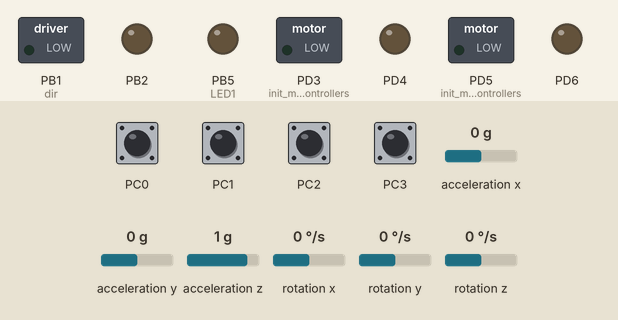
Simulated run of this program. Board: ATmega328P, built with avr-gcc and emulated at 12 MHz. Shown: switched loads named in the program (green lamp = pin HIGH), output pins drawn as LEDs (lit = HIGH). Wiring (inferred from the names in the program): MPU-6050 motion sensor at I2C address 0x68. Dashed ring = blinking. The test bench sets the inputs (shaded band); at power-on: PC0–3 HIGH, acceleration x 0 g, acceleration y 0 g, acceleration z 1 g, rotation x 0 °/s, rotation y 0 °/s, rotation z 0 °/s. What the program prints to the serial monitor is not drawn.

Above: at 0.2 s.
At 1.2 s:
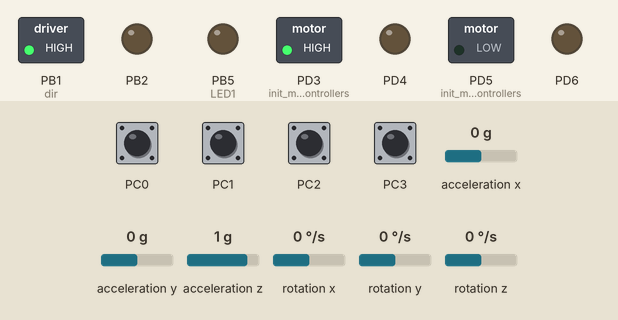
1.3 s: acceleration x set to -1.4 g
At 2.2 s:
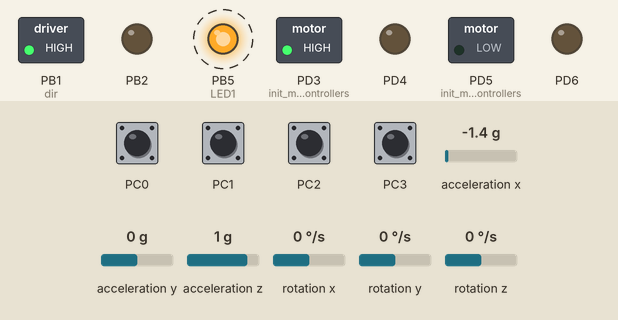
4.3 s: PC0 pulled LOW for 0.15 s
6.9 s: PC1 pulled LOW for 0.15 s
8.9 s: PC2 pulled LOW for 0.15 s
10.9 s: PC3 pulled LOW for 0.15 s
12.9 s: acceleration y set to -1.4 g
Timing chart, 0 to 15.9 s (numbered marks = the images above; inputs shaded):
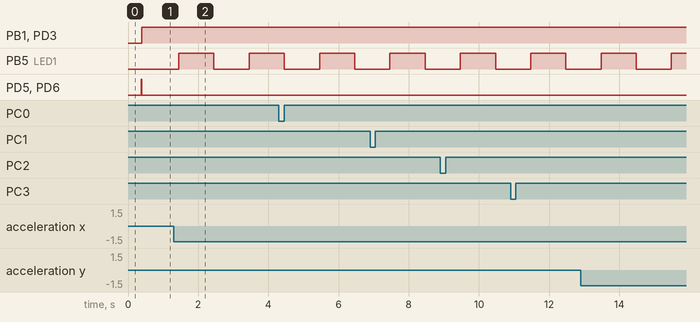

The program:

main.c
```c
#define ENABLE_MPU6050
#define DEBUG
#define USE_KALMAN
#define USE_ENCODERS

#include <avr/io.h>
#include <avr/interrupt.h>
#include <avr/eeprom.h>
#include <util/delay.h>

#include "common.h"
#include "simpletask.h"

#include "peripheral/uart.h"
#include "peripheral/i2c.h"
#include "peripheral/mpu6050.h"
#include "peripheral/motors.h"
#include "peripheral/led.h"
#ifdef USE_ENCODERS
#include "peripheral/encoders.h"
#endif

#include "algorithms/pid.h"
#ifdef USE_KALMAN
#include "algorithms/kalman.h"
#endif

#ifdef USE_KALMAN
kalman_filter_t kalman;
#endif
pid_regulator_t PID_angle;
#ifdef USE_ENCODERS
pid_regulator_t PID_speed;
#endif

uint8_t motor_gain[2] = {0};
uint8_t dead_zone[2] = {0};

#ifdef DEBUG
int16_t motor_speed_override = -1;
#endif

void task_process_commands(void *arg);
void task_send_data(void *arg);
void task_update_motors(void *arg);
void task_update_sensors(void *arg);
void task_heartbeat(void *arg);

typedef struct {

    struct {
        float roll, pitch;
    } filtered;

    struct {
        float roll, pitch;
    } raw;

    struct {
        uint16_t p, i, d;
    } speed_PID;

    struct {
        uint16_t p, i, d;
    } angle_PID;

    float angle_PID_output;
    float speed_PID_output;
    uint8_t motor_gain[2], dead_zone[2];
    int32_t encoders[2];
} robot_data_packet_t;

#ifndef USE_KALMAN
struct complementary_t {

    float filter_xterm[3];
    float filter_yterm[3];

    float x_angle;
    float y_angle;
} complementary;

void second_order_complementary_filter(float acc_x, float acc_y, float gyro_x, float gyro_y)
{
#define timeConstant 0.1

    complementary.filter_xterm[0] = (acc_x - complementary.x_angle) * timeConstant * timeConstant;
    complementary.filter_yterm[0] = (acc_y - complementary.y_angle) * timeConstant * timeConstant;
    complementary.filter_xterm[2] = (dt * complementary.filter_xterm[0]) + complementary.filter_xterm[2];
    complementary.filter_yterm[2] = (dt * complementary.filter_yterm[0]) + complementary.filter_yterm[2];
    complementary.filter_xterm[1] = complementary.filter_xterm[2] + (acc_x - complementary.x_angle) * 2 * timeConstant + gyro_x;
    complementary.filter_yterm[1] = complementary.filter_yterm[2] + (acc_y - complementary.y_angle) * 2 * timeConstant + gyro_y;
    complementary.x_angle = (dt * complementary.filter_xterm[1]) + complementary.x_angle;
    complementary.y_angle = (dt * complementary.filter_yterm[1]) + complementary.y_angle;
}
#endif

void task_process_commands(void *arg) {
    (void)arg;

    command_packet_t cmd;
    if (usart_get_packet(&cmd) == RET_OK) {
    //uint8_t data;
    //if (usart_getchar(&data) == 0) {

        // Got data
        switch (cmd.command) {
#ifdef DEBUG
            case CMD_SET_MOTOR_SPEED:
                motor_speed_override = cmd.value;
                break;
#endif
            case CMD_SET_MOTOR1_GAIN:
                motor_gain[0] = cmd.value;
                eeprom_update_byte((uint8_t*)EEPROM_MOTOR1_GAIN, motor_gain[0]);
                break;
            case CMD_SET_MOTOR1_DEAD_ZONE:
                dead_zone[0] = cmd.value;
                eeprom_update_byte((uint8_t*)EEPROM_MOTOR1_DEAD_ZONE, dead_zone[0]);
                break;
            case CMD_SET_MOTOR2_GAIN:
                motor_gain[1] = cmd.value;
                eeprom_update_byte((uint8_t*)EEPROM_MOTOR2_GAIN, motor_gain[1]);
                break;
            case CMD_SET_MOTOR2_DEAD_ZONE:
                dead_zone[1] = cmd.value;
                eeprom_update_byte((uint8_t*)EEPROM_MOTOR2_DEAD_ZONE, dead_zone[1]);
                break;

            case CMD_SET_PID_ANGLE_P:
                pid_set_tunings(&PID_angle, cmd.value, PID_angle.Ki, PID_angle.Kd);
                eeprom_update_word((uint16_t*)EEPROM_PID_P, PID_angle.Kp);
                break;
            case CMD_SET_PID_ANGLE_I:
                pid_set_tunings(&PID_angle, PID_angle.Kp, cmd.value, PID_angle.Kd);
                eeprom_update_word((uint16_t*)EEPROM_PID_I, PID_angle.Ki);
                break;
            case CMD_SET_PID_ANGLE_D:
                pid_set_tunings(&PID_angle, PID_angle.Kp, PID_angle.Ki, cmd.value);
                eeprom_update_word((uint16_t*)EEPROM_PID_D, PID_angle.Kd);
                break;

            case CMD_SET_PID_SPEED_P:
                pid_set_tunings(&PID_speed, cmd.value, PID_speed.Ki, PID_speed.Kd);
                eeprom_update_word((uint16_t*)EEPROM_PID2_P, PID_speed.Kp);
                break;
            case CMD_SET_PID_SPEED_I:
                pid_set_tunings(&PID_speed, PID_speed.Kp, cmd.value, PID_speed.Kd);
                eeprom_update_word((uint16_t*)EEPROM_PID2_I, PID_speed.Ki);
                break;
            case CMD_SET_PID_SPEED_D:
                pid_set_tunings(&PID_speed, PID_speed.Kp, PID_speed.Ki, cmd.value);
                eeprom_update_word((uint16_t*)EEPROM_PID2_D, PID_speed.Kd);
                break;
            default:
                break;
        }
    }
}

void load_settings(void) {

    /* Read PID settings */
    {
        uint16_t tmp;
        uint16_t p = 0;
        uint16_t i = 0;
        uint16_t d = 0;
        tmp = eeprom_read_word((uint16_t*)EEPROM_PID_P);
        if (tmp != UINT16_MAX) p = tmp;

        tmp = eeprom_read_word((uint16_t*)EEPROM_PID_I);
        if (tmp != UINT16_MAX) i = tmp;

        tmp = eeprom_read_word((uint16_t*)EEPROM_PID_D);
        if (tmp != UINT16_MAX) d = tmp;

        pid_set_tunings(&PID_angle, p, i, d);

        p = i = d = 0;
        tmp = eeprom_read_word((uint16_t*)EEPROM_PID2_P);
        if (tmp != UINT16_MAX) p = tmp;

        tmp = eeprom_read_word((uint16_t*)EEPROM_PID2_I);
        if (tmp != UINT16_MAX) i = tmp;

        tmp = eeprom_read_word((uint16_t*)EEPROM_PID2_D);
        if (tmp != UINT16_MAX) d = tmp;

        pid_set_tunings(&PID_speed, p, i, d);
    }

    /* Read Motor settings */
    {
        uint8_t tmp;
        tmp = eeprom_read_byte((uint8_t*)EEPROM_MOTOR1_GAIN);
        if (tmp != UINT8_MAX) motor_gain[0] = tmp;

        tmp = eeprom_read_byte((uint8_t*)EEPROM_MOTOR1_DEAD_ZONE);
        if (tmp != UINT8_MAX) dead_zone[0] = tmp;

        tmp = eeprom_read_byte((uint8_t*)EEPROM_MOTOR2_GAIN);
        if (tmp != UINT8_MAX) motor_gain[1] = tmp;

        tmp = eeprom_read_byte((uint8_t*)EEPROM_MOTOR2_DEAD_ZONE);
        if (tmp != UINT8_MAX) dead_zone[1] = tmp;
    }
}

mpu6050_sensor_data_t sensor_data_previous;
void task_update_sensors(void *arg) {
    (void)arg;

#ifdef ENABLE_MPU6050
    mpu6050_sensor_data_t tmp;
    float roll = 0;
    float x_rad_sec = 0;
    for (int i=0; i < 5; i++) {
        mpu6050_get_sensor_data(&tmp);
        mpu6050_get_euler_angles(&tmp, &tmp.org.roll, &tmp.org.pitch);
        roll += tmp.org.roll;
        x_rad_sec += sensor_data_previous.gyroscope.x_rad_sec;
    }

    roll /= 5;
    x_rad_sec /= 5;

    sensor_data_previous = tmp;

    float angle_set = 0; // Wanted
    float angle_cur = 0; // Current
#ifdef USE_ENCODERS
    int32_t left = encoders_get(ENCODER_LEFT);
    int32_t right = encoders_get(ENCODER_RIGHT);

    float speedAvg = (left+right)/2.0f;
    if (speedAvg < 500) {
        pid_calculate(&PID_speed, 0, speedAvg/100.0, DATA_DELTA_TIME);
        angle_set = -PID_speed.output;
    } else {

        // Give up and update reference point
        encoders_reset();
    }
#endif

#ifdef USE_KALMAN
    kalman_calculate(&kalman, roll, -x_rad_sec, DATA_DELTA_TIME);
    angle_cur = kalman.angle;
#else
    second_order_complementary_filter(lastSensorData.org.roll,
                                      lastSensorData.org.pitch,
                                      lastSensorData.gyroscope.x_rad_sec,
                                      lastSensorData.gyroscope.y_rad_sec);
    angleCur = complementary.x_angle;
#endif

    pid_calculate(&PID_angle, angle_set, angle_cur, DATA_DELTA_TIME);
#endif

    task_update_motors(NULL);
}

void task_send_data(void *arg) {
    (void)arg;

    robot_data_packet_t pkg;

    pkg.angle_PID.p = PID_angle.Kp;
    pkg.angle_PID.i = PID_angle.Ki;
    pkg.angle_PID.d = PID_angle.Kd;

    pkg.speed_PID.p = PID_speed.Kp;
    pkg.speed_PID.i = PID_speed.Ki;
    pkg.speed_PID.d = PID_speed.Kd;

#ifdef USE_KALMAN
    pkg.filtered.roll = kalman.angle;
    pkg.filtered.pitch = kalman.bias;
#else
    pkg.filtered.roll = complementary.x_angle;
    pkg.filtered.pitch = complementary.y_angle;
#endif
    pkg.raw.roll = sensor_data_previous.org.roll;
    pkg.raw.pitch = sensor_data_previous.org.pitch;

    //pkg.anglePid = anglePID.output;
    pkg.motor_gain[0] = motor_gain[0];
    pkg.motor_gain[1] = motor_gain[1];
    pkg.dead_zone[0] = dead_zone[0];
    pkg.dead_zone[1] = dead_zone[1];

    pkg.encoders[0] = encoders_get(ENCODER_LEFT);
    pkg.encoders[1] = encoders_get(ENCODER_RIGHT);

    pkg.speed_PID_output = PID_speed.output;
    usart_send_packet((uint8_t *)&pkg, sizeof(robot_data_packet_t));
}

void task_heartbeat(void *arg) {
    (void)arg;

    led_toggle(LED1);
}

void task_update_motors(void *arg) {
    (void)arg;

    float throttle = fabsf(PID_angle.output);

    float motor1Pwr = (1.0 + ((float)motor_gain[0]/100.0)) * throttle + dead_zone[0];
    float motor2Pwr = (1.0 + ((float)motor_gain[1]/100.0)) * throttle + dead_zone[1];

    e_motor_dir dir = PID_angle.output > 0 ? REVERSE : FORWARD;

#ifdef DEBUG
    if (motor_speed_override >= 0) {
        motor1Pwr = motor_speed_override;
        motor2Pwr = motor_speed_override;
        dir = FORWARD;
    }
#endif

    update_motors(motor1Pwr, motor2Pwr, dir, dir);
}

void init(void) {

    // Disable interrupts
    cli();

    simpletask_init();

    led_init();

    usart_init();

#ifdef USE_ENCODERS
    encoders_init();
#endif

#ifdef ENABLE_MPU6050
    i2c_init();
    _delay_us(10);

    mpu6050_init();

    // Give it some time to initialize
    _delay_ms(100);

    mpu6050_calibrate_gyro(); // takes ~ 1 second
#endif

    init_motor_controllers();

    // Enable interrupts
    sei();

    pid_init(&PID_angle);
#ifdef USE_ENCODERS
    pid_init(&PID_speed);
#endif
#ifdef USE_KALMAN
    kalman_init(&kalman);
#endif

    load_settings();
}

int main(void) {

    init();

    simpletask_add(task_process_commands, 500);
    simpletask_add(task_update_sensors, 10);
    //simpletask_add(task_update_motors, 15);
    simpletask_add(task_send_data, 125);
    simpletask_add(task_heartbeat, 1000);

    while (1) {
        simpletask_run();
    }

	return 0; // never reached
}
```

kalman.c
```c
#include "kalman.h"
#include "string.h"

void kalman_init(kalman_filter_t *filter) {

    memset(filter, 0, sizeof(kalman_filter_t));

    filter->qAngle = 0.001f;
    filter->qBias = 0.003f;
    filter->rMeasure = 0.03f;

    filter->bias = 0.0f;
    filter->angle = 0.0f;

    filter->P[0][0] = 0.0f;
    filter->P[0][1] = 0.0f;
    filter->P[1][0] = 0.0f;
    filter->P[1][1] = 0.0f;
}

void kalman_calculate(kalman_filter_t *filter, float newAngle, float newRate, float dt) {

    filter->rate = newRate - filter->bias;
    filter->angle += dt * filter->rate;

    filter->P[0][0] += dt * (dt*filter->P[1][1] - filter->P[0][1] - filter->P[1][0] + filter->qAngle);
    filter->P[0][1] -= dt * filter->P[1][1];
    filter->P[1][0] -= dt * filter->P[1][1];
    filter->P[1][1] += filter->qBias * dt;

    // Discrete Kalman filter measurement update equations - Measurement Update ("Correct")
    // Calculate Kalman gain - Compute the Kalman gain
    /* Step 4 */
    float S = filter->P[0][0] + filter->rMeasure; // Estimate error
    /* Step 5 */
    float K[2]; // Kalman gain - This is a 2x1 vector
    K[0] = filter->P[0][0] / S;
    K[1] = filter->P[1][0] / S;

    // Calculate angle and bias - Update estimate with measurement zk (newAngle)
    /* Step 3 */
    float y = newAngle - filter->angle; // Angle difference
    /* Step 6 */
    filter->angle += K[0] * y;
    filter->bias += K[1] * y;

    // Calculate estimation error covariance - Update the error covariance
    /* Step 7 */
    float P00_temp = filter->P[0][0];
    float P01_temp = filter->P[0][1];

    filter->P[0][0] -= K[0] * P00_temp;
    filter->P[0][1] -= K[0] * P01_temp;
    filter->P[1][0] -= K[1] * P00_temp;
    filter->P[1][1] -= K[1] * P01_temp;
}
```

kalman.h
```c
#ifndef KALMAN_H
#define KALMAN_H

#include <stdint.h>

typedef struct {

    float qAngle;
    float qBias;
    float rMeasure;

    float angle; // out
    float bias;
    float rate;

    float P[2][2];

} kalman_filter_t;

void kalman_init(kalman_filter_t *filter);
void kalman_calculate(kalman_filter_t *filter, float newAngle, float newRate, float dt);

#endif /* KALMAN_H */
```

pid.c
```c
#include "pid.h"
#include "string.h"

void pid_reset_integrator(pid_regulator_t *pid) {

    pid->sumError = 0;
    pid->lastValue = 0;
}

void pid_init(pid_regulator_t *pid) {

    memset(pid, 0, sizeof(pid_regulator_t));

    pid->output = 0;
    pid->lastValue = 0;
    pid->sumError = 0;

    pid_set_tunings(pid, 5, 0, 0);
}

void pid_set_tunings(pid_regulator_t *pid, pid_short_int Kp, pid_short_int Ki, pid_short_int Kd) {

    pid->Kp = Kp;
    pid->Ki = Ki;
    pid->Kd = Kd;

    //pid->maxError = MAX_INT / (pid->Kp + 1);
    //pid->maxSumError = MAX_I_TERM / (pid->Ki + 1);

    pid_reset_integrator(pid);
}


void pid_calculate(pid_regulator_t *pid, pid_short_int desired, pid_short_int actual, float dt) {
    (void)dt;

#ifdef USE_SIMPLE_PID
    /* Update PID values */

    float Kp = pid->Kp / 10.0f;
    float Ki = pid->Ki / 10.0f;
    float Kd = pid->Kd / 10.0f;
    /*
    float error = desired - actual;
    float pTerm = Kp * error;
    pid->sumError += Ki * 100.0f * error * dt; // Multiplication with Ki is done before integration limit, to make it independent from integration limit value
    if (pid->sumError < -100.0f) {
        pid->sumError = -100.0f;
    }
    else if (pid->sumError > 100.0f) {
        pid->sumError = 100.0f;
    }
    float dTerm = (Kd / 100.0f) * (error - pid->lastValue) / dt;
    pid->lastValue = error;
    pid->output = pTerm + pid->sumError + dTerm;
    */

    float error = desired - actual;
    float pTerm = Kp * error;
    pid->sumError += error;
#define GUARD_GAIN 50
    if (pid->sumError < -GUARD_GAIN) {
        pid->sumError = -GUARD_GAIN;
    }
    else if (pid->sumError > GUARD_GAIN) {
        pid->sumError = GUARD_GAIN;
    }
    float iTerm = Ki * pid->sumError;
    float dTerm = Kd * (error - pid->lastValue);
    pid->lastValue = error;

    float tmp = (pTerm + iTerm + dTerm);
    if (tmp > 255) {
        tmp = 255;
    } else if (tmp < -255) {
        tmp = -255;
    }
    pid->output = tmp;
#else
    pid_short_int pTerm, dTerm;
    pid_long_int iTerm;
    pid_short_int error = desired - actual;

    if (error > pid->maxError) {

        pTerm = MAX_INT;
    } else if (error < -pid->maxError) {

        pTerm = -MAX_INT;
    } else {

        pTerm = pid->Kp * error;
    }

    pid_long_int tmp = pid->sumError + error;
    if (tmp > pid->maxSumError) {
        iTerm = MAX_I_TERM;
        pid->sumError = pid->maxSumError;
    } else if (tmp < -pid->maxSumError) {

        iTerm = -MAX_I_TERM;
        pid->sumError = -pid->maxSumError;
    } else {

        pid->sumError = tmp;
        iTerm = pid->Ki * pid->sumError;
    }

    dTerm = pid->Kd * (pid->lastValue - actual);

    pid->lastValue = actual;

    tmp = (pTerm + iTerm + dTerm) / SCALING_FACTOR;
    if (tmp > MAX_INT) {
        tmp = MAX_INT;
    }
    else if (tmp < -MAX_INT) {

        tmp = -MAX_INT;
    }

    pid->output = tmp;
#endif
}
```

pid.h
```c
#ifndef PID_H
#define PID_H

#include <stdint.h>

#define USE_FLOAT_PID
#define USE_SIMPLE_PID

#define SCALING_FACTOR  (128)

#ifdef USE_FLOAT_PID
#define MAX_INT         INT16_MAX
#define MAX_LONG        INT16_MAX
#else
#define MAX_INT         INT16_MAX
#define MAX_LONG        INT32_MAX
#endif

#define MAX_I_TERM      (MAX_LONG / 2)

#ifdef USE_FLOAT_PID
typedef float pid_short_int;
typedef double pid_long_int;
#else
typedef int16_t pid_short_int;
typedef int32_t pid_long_int;
#endif

typedef struct {

    pid_short_int output;

    pid_short_int lastValue;

    pid_long_int sumError;
    pid_short_int maxError;
    pid_long_int maxSumError;

    // Tuning contants
    pid_short_int Kp, Ki, Kd;
} pid_regulator_t;

void pid_init(pid_regulator_t *pid);
void pid_calculate(pid_regulator_t *pid, pid_short_int desired, pid_short_int actual, float dt);
void pid_set_tunings(pid_regulator_t *pid, pid_short_int Kp, pid_short_int Ki, pid_short_int Kd);
#endif /* PID_H */
```

common.h
```c
#ifndef COMMON_H
#define COMMON_H

/*
    Pin Configuration

    PD0 - UART RX
    PD1 - UART TX
    PD2 - Encoder 1 Interrupt
    PD3 - Encoder 2 Interrupt
    PD4 - Motor1 B
    PD5 - PWM 1
    PD6 - PWM 2

    PB1 - Motor2 A
    PB2 - Motor2 B
    PB3 - Motor1 A
    PB5 - Led 1
    PB6 - Encoder 1 B
    PB7 - Encoder 2 B

    PC0 - Encoder 1 A
    PC1 - Encoder 1 B
    PC2 - Encoder 2 A
    PC3 - Encoder 2 B

    PC4 - I2C SCL
    PC5 - I2C SDA
 */

#define DATA_DELTA_TIME (0.01) // 10ms loop

#define RAD_TO_DEG(rad) (57.296f * rad)
#define DEG_TO_RAD(deg) (0.01745f * deg)

#define RET_OK      (0)
#define RET_ERROR   (-1)

typedef enum {
    CMD_SET_MOTOR_SPEED,
    CMD_SET_MOTOR1_GAIN,
    CMD_SET_MOTOR1_DEAD_ZONE,
    CMD_SET_MOTOR2_SPEED,
    CMD_SET_MOTOR2_GAIN,
    CMD_SET_MOTOR2_DEAD_ZONE,
    CMD_SET_PID_ANGLE_P,
    CMD_SET_PID_ANGLE_I,
    CMD_SET_PID_ANGLE_D,
    CMD_SET_PID_SPEED_P,
    CMD_SET_PID_SPEED_I,
    CMD_SET_PID_SPEED_D,
    CMD_SYNC = 0xFF,
} e_commands;

#define EEPROM_PID_P             0x00
#define EEPROM_PID_I             0x02
#define EEPROM_PID_D             0x04
#define EEPROM_MOTOR1_GAIN       0x06
#define EEPROM_MOTOR1_DEAD_ZONE  0x07
#define EEPROM_MOTOR2_GAIN       0x08
#define EEPROM_MOTOR2_DEAD_ZONE  0x09
#define EEPROM_PID2_P            0x0A
#define EEPROM_PID2_I            0x0C
#define EEPROM_PID2_D            0x0E

#endif /* COMMON_H */
```

encoders.h
```c
#ifndef ENCODERS_H
#define ENCODERS_H

#include <stdio.h>

#define ENCODER_LEFT 0
#define ENCODER_RIGHT 1

void encoders_init(void);
void encoders_reset(void);
int32_t encoders_get(uint8_t encoderIdx);
#endif /* ENCODERS_H */
```

Source omitted: encoders.c (1920 bytes), i2c.c (4225 bytes), i2c.h (799 bytes), led.h (396 bytes), motors.c (1562 bytes), motors.h (288 bytes), mpu6050.c (7547 bytes), mpu6050.h (1218 bytes), uart.c (3334 bytes), uart.h (824 bytes), simpletask.c (1727 bytes), simpletask.h (237 bytes) and 1 more
